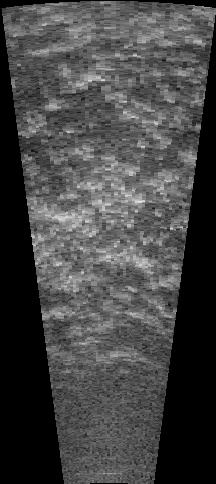
#> input picture 33.jpg, 216 x 484 px
$ python Registration.py
#> lines starting #> are read from the running program, lines starting #| are printed output that depends on the picture
# =============================================================================
# Image Registration Pipeline
#
# This script implements a deformable image registration system using:
# - Control point detection via edge/corner features
# - Local displacement estimation through template matching
# - Triangular mesh-based warping using affine transforms
#
# Main Functions:
# 1. find_control_points() : Detect feature points in mask image
# 2. compute_displacements(): Estimate local motion vectors
# 3. warp_image_triangular(): Deform image using Delaunay triangulation
# 4. demo_registration()   : Full pipeline demonstration
# =============================================================================

# -----------------------------------------------------------------------------
# Library Imports
# -----------------------------------------------------------------------------
import cv2
import numpy as np
import matplotlib.pyplot as plt
from scipy.spatial import Delaunay

# =============================================================================
# Control Point Detection
# =============================================================================
def find_control_points(mask, num_points=200, edge_thresh=50):
    """
    1. Detect strong edges in the mask image
    2. Select 'num_points' strongest edge/corner locations as control points
    ------------------------------------------------------------------------
    mask        : Grayscale mask image (e.g. 0.jpg)
    num_points  : Maximum number of control points to pick
    edge_thresh : Threshold for Canny or gradient-based detection
    returns: (points Nx2) in (x, y) float coordinates
    """
    # --- Detect edges (e.g. using Canny for simplicity here) ---
    edges = cv2.Canny(mask, edge_thresh, 2 * edge_thresh)

    # --- (Optional) We can also use corners or local maxima of gradient:
    # corners = cv2.goodFeaturesToTrack(mask, maxCorners=num_points, ...)
    # but for now, just sample points from edges:

    # Grab all edge coordinates
    y_coords, x_coords = np.where(edges > 0)
    all_points = np.column_stack((x_coords, y_coords))

    if len(all_points) == 0:
        # fallback: just pick a few random points
        h, w = mask.shape
        all_points = np.column_stack((
            np.random.randint(0, w, size=(num_points,)),
            np.random.randint(0, h, size=(num_points,))
        ))

    # If too many edge pixels, randomly downsample
    if len(all_points) > num_points:
        idx = np.random.choice(len(all_points), num_points, replace=False)
        selected = all_points[idx]
    else:
        selected = all_points

    # Convert to float32 for later usage
    selected = np.array(selected, dtype=np.float32)
    return selected

# =============================================================================
# Displacement Estimation
# =============================================================================
def compute_displacements(mask, target, pts, window=15):
    """
    2. Estimate the local displacement for each control point by
       template matching in a local neighborhood of the target image.
    ----------------------------------------------------------------
    mask   : Grayscale mask image
    target : Grayscale image we want to align to the mask
    pts    : Nx2 control points [x, y] in the mask
    window : Half-size of the search patch. For example 15 => 31x31
    returns: displacements, Nx2 array (dx, dy) for each control point
    """
    displacements = []
    h, w = mask.shape

    # For each point, we will:
    #  - Extract a patch around the point in mask
    #  - Search in a slightly larger region in the target
    #  - Compute the best matching location via some similarity measure
    #    (e.g., Sum of Squared Differences, cross-correlation, etc.)

    # Patch half-size (radius)
    r = window

    # Precompute something for boundary checks
    for (x, y) in pts:
        x, y = int(round(x)), int(round(y))
        # Define patch in mask
        x0a = max(0, x - r)
        x0b = min(w, x + r + 1)
        y0a = max(0, y - r)
        y0b = min(h, y + r + 1)

        patch_mask = mask[y0a:y0b, x0a:x0b]

        best_score = 1e15
        best_dx, best_dy = 0, 0

        # We'll restrict our search range to ±r in x and y for simplicity
        # so we search a (2r+1)x(2r+1) region in the target
        for dy in range(-r, r+1):
            for dx in range(-r, r+1):
                xx0a = x0a + dx
                xx0b = x0b + dx
                yy0a = y0a + dy
                yy0b = y0b + dy

                # Check boundaries
                if xx0a < 0 or yy0a < 0 or xx0b > w or yy0b > h:
                    continue

                patch_target = target[yy0a:yy0b, xx0a:xx0b]

                # If patch sizes do not match, skip
                if patch_target.shape != patch_mask.shape:
                    continue

                # Compute a difference measure (SSD)
                diff = patch_mask.astype(np.float32) - patch_target.astype(np.float32)
                ssd = np.sum(diff * diff)

                if ssd < best_score:
                    best_score = ssd
                    best_dx = dx
                    best_dy = dy

        displacements.append([best_dx, best_dy])

    return np.array(displacements, dtype=np.float32)

# =============================================================================
# Image Warping
# =============================================================================
def warp_image_triangular(image, pts_src, pts_dst, output_shape=None):
    """
    3. Given an image and two corresponding sets of points (same triangulation),
       warp the 'image' so that pts_src align with pts_dst. We build a Delaunay
       triangulation on pts_src, then do piecewise affine transforms to map
       each triangle into position specified by pts_dst.
    ----------------------------------------------------------------------------
    image        : Grayscale or BGR input image
    pts_src      : Nx2 array of source points (original)
    pts_dst      : Nx2 array of destination points (where they should map)
    output_shape : (H, W) for the result image; if None, use original size
    returns: warped image (same type as input)
    """
    if output_shape is None:
        output_shape = image.shape[:2]  # H, W
    Hout, Wout = output_shape

    # Delaunay on source points
    tri = Delaunay(pts_src)

    # Prepare output
    if len(image.shape) == 2:
        warped = np.zeros((Hout, Wout), dtype=image.dtype)
    else:
        warped = np.zeros((Hout, Wout, image.shape[2]), dtype=image.dtype)

    for simplex in tri.simplices:
        # Indices of the vertices of the triangle
        pts_src_tri = pts_src[simplex, :]
        pts_dst_tri = pts_dst[simplex, :]

        # Convert to float32
        src_tri_32 = np.array(pts_src_tri, dtype=np.float32)
        dst_tri_32 = np.array(pts_dst_tri, dtype=np.float32)

        # Compute bounding rectangle in destination
        r_dst = cv2.boundingRect(dst_tri_32)
        x, y, w, h = r_dst

        # Crop the triangular region from the dst "bounding box"
        dst_rect_coords = np.array([
            [dst_tri_32[0,0]-x, dst_tri_32[0,1]-y],
            [dst_tri_32[1,0]-x, dst_tri_32[1,1]-y],
            [dst_tri_32[2,0]-x, dst_tri_32[2,1]-y]
        ], dtype=np.float32)

        # Same for source
        r_src = cv2.boundingRect(src_tri_32)
        xS, yS, wS, hS = r_src
        src_rect_coords = np.array([
            [src_tri_32[0,0]-xS, src_tri_32[0,1]-yS],
            [src_tri_32[1,0]-xS, src_tri_32[1,1]-yS],
            [src_tri_32[2,0]-xS, src_tri_32[2,1]-yS]
        ], dtype=np.float32)

        # Extract the small patch from source
        patch_src = image[yS:yS+hS, xS:xS+wS]

        # Compute affine transform
        M = cv2.getAffineTransform(src_rect_coords, dst_rect_coords)

        # Warp the triangular patch
        patch_warped = cv2.warpAffine(
            patch_src, M, (w, h), flags=cv2.INTER_LINEAR, borderMode=cv2.BORDER_CONSTANT, borderValue=0
        )

        # Create a mask for this triangle
        mask_tri = np.zeros((h, w), dtype=np.uint8)
        cv2.fillConvexPoly(mask_tri, np.int32(dst_rect_coords), 255)

        # Place it into the warped image
        if len(warped.shape) == 2:
            # grayscale
            patch_roi = warped[y:y+h, x:x+w]
            patch_roi[mask_tri==255] = patch_warped[mask_tri==255]
        else:
            # color
            patch_roi = warped[y:y+h, x:x+w, :]
            for c in range(patch_warped.shape[2]):
                patch_roi[mask_tri==255, c] = patch_warped[mask_tri==255, c]

    return warped

# =============================================================================
# Demonstration and Visualization
# =============================================================================
def demo_registration(mask_path="0.jpg", target_path="10.jpg"):
    """
    Demo function to:
      1) Load mask and target
      2) Find control points on the mask
      3) Estimate displacements
      4) Warp target
      5) Show subtractions with and without registration
      6) Show a simple displacement "vector map"
    """
#> called with mask_path = '33.jpg', target_path = '34.jpg'
    # --- 1. Load images ---
    mask_bgr = cv2.imread(mask_path)
#> mask_bgr is the input picture: shape (484, 216, 3); min 0, max 230, mean 69.5
    target_bgr = cv2.imread(target_path)
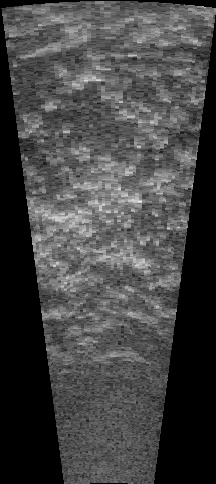
#> input picture 34.jpg, 216 x 484 px
#> target_bgr is the input picture: shape (484, 216, 3); min 0, max 237, mean 69
    if mask_bgr is None or target_bgr is None:
        raise IOError("Could not load images. Check paths.")

    # Convert to grayscale
    mask_gray = cv2.cvtColor(mask_bgr, cv2.COLOR_BGR2GRAY)
    target_gray = cv2.cvtColor(target_bgr, cv2.COLOR_BGR2GRAY)

    # Optionally resize for speed (comment out if not needed)
    # mask_gray = cv2.resize(mask_gray, (0,0), fx=0.5, fy=0.5)
    # target_gray = cv2.resize(target_gray, (0,0), fx=0.5, fy=0.5)

    # --- 2. Find control points in the mask (edge-based) ---
    control_points = find_control_points(mask_gray, num_points=200, edge_thresh=50)
#> in find_control_points, `edges = cv2.Canny(mask, edge_thresh, 2 * edge_thresh)`:
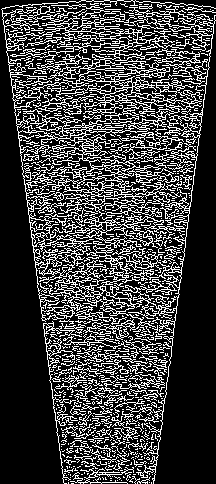
#> edges: shape (484, 216); 24.9% white in thin lines or dots
#> in find_control_points, `all_points = np.column_stack((x_coords, y_coords))`: all_points = 26082 pairs, first value 1 to 215, second value 0 to 483
#> in find_control_points, `idx = np.random.choice(len(all_points), num_points, replace=False)`: idx = 200 values, max 26018 at index 145, min 439 at index 85, mean 13535.8
#> in find_control_points, `selected = all_points[idx]`: selected = 200 pairs, first value 11 to 209, second value 8 to 482
#> control_points has the same summary as selected in find_control_points

    # --- 3. Estimate local displacements for each control point ---
    disp = compute_displacements(mask_gray, target_gray, control_points, window=15)
#> the loop in compute_displacements, `for (x, y) in pts:` made 200 passes
#> (x, y, x0a, x0b, y0a, y0b) on passes 1 to 3: (72, 246, 57, 88, 231, 262), (61, 446, 46, 77, 431, 462), (113, 264, 98, 129, 249, 280)
#> pass 1, in compute_displacements, `patch_mask = mask[y0a:y0b, x0a:x0b]`:
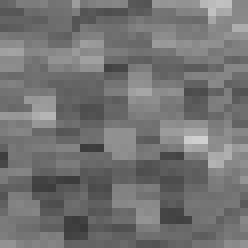
#> patch_mask: shape (31, 31) (shown 8 times larger); min 57, max 208, mean 115.4
#> after the loop in compute_displacements, `for (x, y) in pts:`: displacements = 200 pairs, first value -11 to 13, second value -15 to 15
#> disp has the same summary as displacements in compute_displacements

    # Compute the "destination" points = control_points + disp
    dst_points = control_points + disp
#> dst_points has the same summary as selected in find_control_points

    # --- 4. Warp target to match the mask, using triangulation ---
    warped_target_gray = warp_image_triangular(
        image=target_gray,
        pts_src=control_points,
        pts_dst=dst_points,
        output_shape=mask_gray.shape
    )
#> the loop in warp_image_triangular, `for simplex in tri.simplices:` made 386 passes
#> simplex on passes 10 to 12: [153, 182, 122], [140, 166, 130], [49, 135, 145]
#> pass 1, in warp_image_triangular, `patch_warped = cv2.warpAffine( patch_src, M, (w, h), flags=cv2.INTER_L..`:
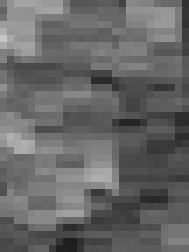
#> patch_warped: shape (36, 27) (shown 7 times larger); min 29, max 199, mean 102.5
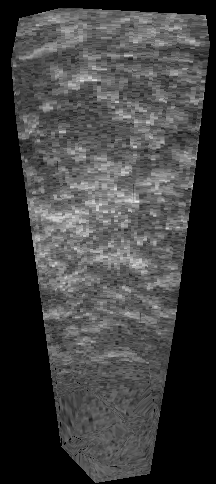
#> warped_target_gray: shape (484, 216); min 0, max 237, mean 65.2

    # --- 5. Show subtractions with and without registration ---
    # Without registration
    diff_no_reg = cv2.absdiff(mask_gray, target_gray)
    # With registration
    diff_reg = cv2.absdiff(mask_gray, warped_target_gray)
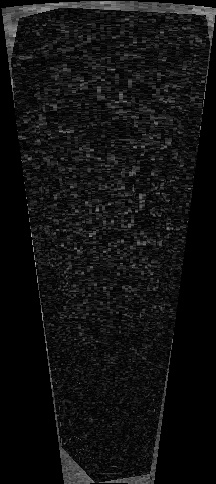
#> diff_reg: shape (484, 216); min 0, max 193, mean 17.7

    # --- 6. Display a simple displacement vector map ---
    #    We'll just plot quivers for the control_points
    fig, axs = plt.subplots(1, 4, figsize=(16, 4))

    axs[0].set_title("Mask (Grayscale)")
    axs[0].imshow(mask_gray, cmap="gray")
    axs[0].axis("off")

    axs[1].set_title("Target (Grayscale)")
    axs[1].imshow(target_gray, cmap="gray")
    axs[1].axis("off")

    axs[2].set_title("Subtraction: No Registration")
    axs[2].imshow(diff_no_reg, cmap="gray")
    axs[2].axis("off")

    axs[3].set_title("Subtraction: With Registration")
    axs[3].imshow(diff_reg, cmap="gray")
    axs[3].axis("off")

    plt.tight_layout()
    plt.show()

    # Now show the displacement field (quiver plot)
    # We'll draw it over the mask
    plt.figure(figsize=(6, 6))
    plt.imshow(mask_gray, cmap='gray')
    plt.title("Displacement Field (Control Points)")

    # Transpose control_points so we get x,y arrays
    x_cp = control_points[:, 0]
    y_cp = control_points[:, 1]
    dx = disp[:, 0]
    dy = disp[:, 1]

    # Quiver wants y first, then x for display coords
    plt.quiver(x_cp, y_cp, dx, dy, color='red', angles='xy', scale_units='xy', scale=1)
    plt.axis("off")
    plt.show()
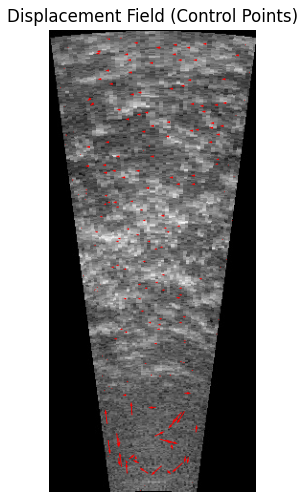
#> figure drawn by matplotlib, 1 panel

# =============================================================================
# Execution Block
# =============================================================================
if __name__ == "__main__":
    # Run the demo with default image names:
    demo_registration("33.jpg", "34.jpg")
